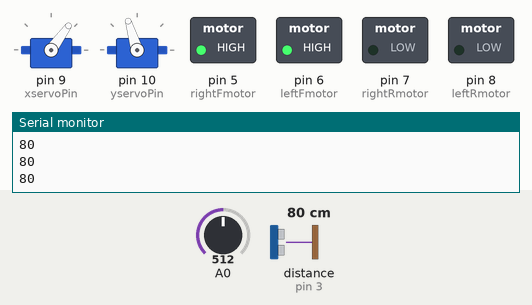
Recording of a sketch running on a simulated Arduino Leonardo, built with avr-gcc and run on an emulated ATmega32U4. On the bench: 2 × servo, switched loads named in the sketch (green lamp = pin HIGH), the last lines printed to the serial monitor. Wiring (inferred from the names in the program): ultrasonic range finder: trigger pin 3; echo pin 3. The test bench sets the inputs (shaded band); at power-on: distance to the obstacle (sensor on pin 3) 80 cm, A0 = 512. The echo pulse lasts 58.3 µs per cm.

Above: at 1.2 s.
1.3 s: distance to the obstacle (sensor on pin 3) set to 10 cm
2.8 s: distance to the obstacle (sensor on pin 3) set to 7 cm
At 3.4 s:
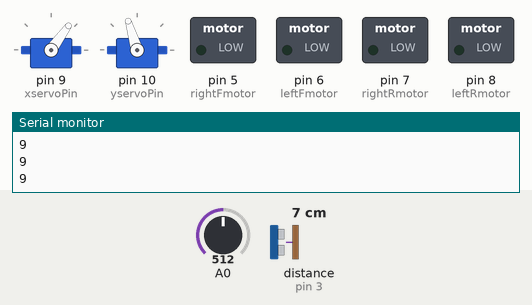
At 5.6 s:
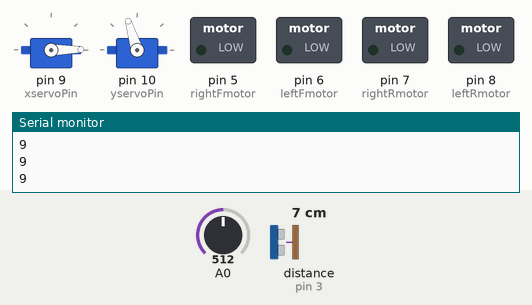
5.8 s: distance to the obstacle (sensor on pin 3) set to 18 cm
At 7.8 s:
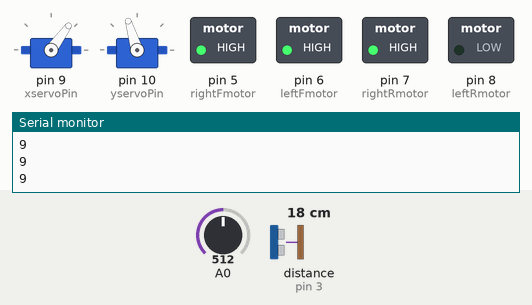
Timing chart, 0 to 9.3 s (numbered marks = the images above; inputs shaded):
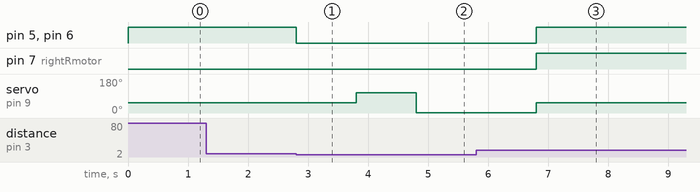

The sketch:

automove1.07.ino
```cpp
/*
091513  Configure Ultrasonic Sensor
091613  Configure bot movement relative to encoder pair
091813  Added bot Uturn
092313  Added bot Left and Right Turn
092513  Remove reverse when crash is true;
092713  Added wheretoGo() -Bot will know where to go left or right
*/

#include <Servo.h>

#define distancesensorPin 3
#define leftFmotor 6 //M1 Speed Control
#define rightFmotor 5 //M2 Speed Control
#define leftRmotor 8 //M1 Direction Control
#define rightRmotor 7 //M2 Direction Control
#define xservoPin 9
#define yservoPin 10

int leftmotorSpeed=255;
int rightmotorSpeed=255;
long count = 0;
int rawsensorData = 0;
int sensorData1= 0;
int sensorData0 = 0;
boolean movingForward=false;
boolean crash=false;
int crashzone=8; //Value in centimiters
int uturnCount=25; //Default is 35 Value; change to 25 because of backstepcount
int lturnCount=30;
int rturnCount=30;
int xservoCenter=1100;
int xservoLeft=1650;
int xservoRight=550;
int yservoCenter=1650;

Servo xservo;
Servo yservo;

void setup()
{
        Serial.begin(9600);
        pinMode(distancesensorPin, OUTPUT);
        for(int i=5; i<=8; i++) {
                pinMode(i, OUTPUT);
        }
        xservo.attach(xservoPin);
        yservo.attach(yservoPin);
}

void loop()
{
        centerServos();
        forward();
// Debugging
Serial.println(getDistance());

}

void stop()
{
        digitalWrite(leftFmotor, LOW);
    digitalWrite(rightFmotor, LOW);
    digitalWrite(leftRmotor, LOW);
    digitalWrite(rightRmotor, LOW);
}

void forward()
{
        if((getDistance()) < crashzone) {
                crash=true;
        }
        if(crash == false) {
            analogWrite(leftFmotor, leftmotorSpeed);
                        analogWrite(rightFmotor, rightmotorSpeed);
                        digitalWrite(leftRmotor, LOW);
                        digitalWrite(rightRmotor, LOW);
        }
        if(crash == true) {
                        stop();
                        delay(1000);
                        wheretoGo();
                        crash=false;
        }
        //Serial.println(encoderCount());
}

void reverse(int backstepCount)
{
    int backstep=((encoderCount()) - backstepCount);
    do {
        analogWrite(leftFmotor, leftmotorSpeed);
        analogWrite(rightFmotor, rightmotorSpeed);
        digitalWrite(leftRmotor, HIGH);
        digitalWrite(rightRmotor, HIGH);
    } while((encoderCount()) > backstep);
}

void left()
{
        int lturn=((encoderCount()) + lturnCount);
        do {
                analogWrite(leftFmotor, leftmotorSpeed);
                analogWrite(rightFmotor, rightmotorSpeed);
                digitalWrite(leftRmotor, HIGH);
                digitalWrite(rightRmotor, LOW);
        }
        while((encoderCount()) < lturn);
}

void right()
{
                int rturn=((encoderCount()) + rturnCount);
                do {
                        analogWrite(leftFmotor, leftmotorSpeed);
                analogWrite(rightFmotor, rightmotorSpeed);
                digitalWrite(leftRmotor, LOW);
                digitalWrite(rightRmotor, HIGH);
                }
                while((encoderCount()) < rturn);
}

void centerServos()
{
        xservo.writeMicroseconds(xservoCenter);
        yservo.writeMicroseconds(yservoCenter);
}

void wheretoGo()
{
        xservo.writeMicroseconds(xservoLeft);
        delay(1000);
        int leftdistanceValue=getDistance();
        xservo.writeMicroseconds(xservoRight);
        delay(1000);
        int rightdistanceValue=getDistance();
        delay(1000);
        centerServos();
        if(leftdistanceValue > rightdistanceValue && leftdistanceValue > crashzone) {
                left();
        }
        else if(rightdistanceValue > leftdistanceValue && rightdistanceValue > crashzone) {
                right();
        }
        else {
                reverse(10);
        }
}

int encoderCount()
{
        rawsensorData=analogRead(0);
        if(rawsensorData < 600 && (digitalRead(leftRmotor) == LOW || digitalRead(rightRmotor) == LOW)) {
            movingForward=true;
            sensorData1 = 1;
    }
    else if(rawsensorData < 600 && digitalRead(leftRmotor) == HIGH && digitalRead(rightRmotor) == HIGH) {
            movingForward=false;
            sensorData1 = 1;
    }
    else {
                sensorData1 = 0;
    }

    if(sensorData1 != sensorData0 && movingForward == true) {
            count ++;
    }
    else if (sensorData1 != sensorData0 && movingForward == false) {
                count --;
    }
    sensorData0 = sensorData1;
    return count;
}

int getDistance()
{
        int distance;
        unsigned long pulse =0;

        pinMode(distancesensorPin, OUTPUT);
        digitalWrite(distancesensorPin, LOW);
        delayMicroseconds(5);

        digitalWrite(distancesensorPin, HIGH);
        delayMicroseconds(5);
        digitalWrite(distancesensorPin, LOW);

        pinMode(distancesensorPin, INPUT);
        pulse=pulseIn(distancesensorPin, HIGH);
        pulse=pulse/2;
        distance = int(pulse/29);
        return distance;
}
```

Measured:
- the behaviour switches between 9 and 8 cm on distance to the obstacle (sensor on pin 3) (found by bisection; images 0 and 1)
- after the input at 2.8 s, pin 5 (rightFmotor), pin 6 (leftFmotor): HIGH → LOW at once; servo on pin 9 (xservoPin): 54° → 107° after 1.0 s, → 1° 1.0 s later
- after the input at 5.8 s, pin 8 (leftRmotor): stays LOW (without the input it goes to HIGH after 1.0 s)
